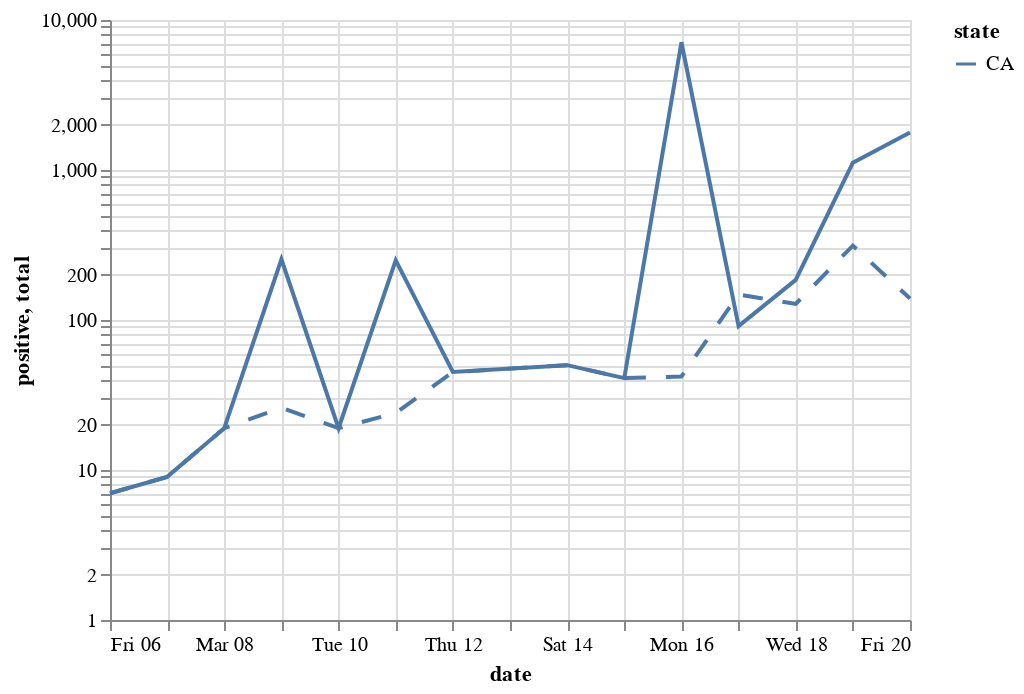

Notebook cell for this chart:
### Code cell
positive = alt.Chart(ca).mark_line(strokeDash=[10,10]).encode(
    alt.X('date'),
    alt.Y('positive', scale=alt.Scale(type='log')),
    color='state',
)
total = alt.Chart(ca).mark_line().encode(
    alt.X('date'),
    alt.Y('total', scale=alt.Scale(type='log')),
#     color='state',
)
positive + total

### Figure 1 — Vega-Lite specification as saved in the notebook (floating-point values rounded to 4 significant figures)
{"config": {"view": {"continuousWidth": 400, "continuousHeight": 300}}, "layer": [{"mark": {"type": "line", "strokeDash": [10, 10]}, "encoding": {"color": {"type": "nominal", "field": "state"}, "x": {"type": "temporal", "field": "date"}, "y": {"type": "quantitative", "field": "positive", "scale": {"type": "log"}}}}, {"mark": "line", "encoding": {"x": {"type": "temporal", "field": "date"}, "y": {"type": "quantitative", "field": "total", "scale": {"type": "log"}}}}], "data": {"name": "data-1326378c897cd6996c050c3da07ebe80"}, "$schema": "https://vega.github.io/schema/vega-lite/v4.0.2.json", "datasets": {"data-1326378c897cd6996c050c3da07ebe80": [{"date": "2020-03-06T00:00:00", "state": "CA", "positive_today": 60, "total_today": 522, "positive_yesterday": 53.0, "total_yesterday": 515.0, "positive": 7.0, "total": 7.0, "rate": 1.0, "population": 38330000.0}, {"date": "2020-03-07T00:00:00", "state": "CA", "positive_today": 69, "total_today": 531, "positive_yesterday": 60.0, "total_yesterday": 522.0, "positive": 9.0, "total": 9.0, "rate": 1.0, "population": 38330000.0}, {"date": "2020-03-08T00:00:00", "state": "CA", "positive_today": 88, "total_today": 550, "positive_yesterday": 69.0, "total_yesterday": 531.0, "positive": 19.0, "total": 19.0, "rate": 1.0, "population": 38330000.0}, {"date": "2020-03-09T00:00:00", "state": "CA", "positive_today": 114, "total_today": 804, "positive_yesterday": 88.0, "total_yesterday": 550.0, "positive": 26.0, "total": 254.0, "rate": 0.1024, "population": 38330000.0}, {"date": "2020-03-10T00:00:00", "state": "CA", "positive_today": 133, "total_today": 823, "positive_yesterday": 114.0, "total_yesterday": 804.0, "positive": 19.0, "total": 19.0, "rate": 1.0, "population": 38330000.0}, {"date": "2020-03-11T00:00:00", "state": "CA", "positive_today": 157, "total_today": 1073, "positive_yesterday": 133.0, "total_yesterday": 823.0, "positive": 24.0, "total": 250.0, "rate": 0.096, "population": 38330000.0}, {"date": "2020-03-12T00:00:00", "state": "CA", "positive_today": 202, "total_today": 1118, "positive_yesterday": 157.0, "total_yesterday": 1073.0, "positive": 45.0, "total": 45.0, "rate": 1.0, "population": 38330000.0}, {"date": "2020-03-14T00:00:00", "state": "CA", "positive_today": 252, "total_today": 1168, "positive_yesterday": 202.0, "total_yesterday": 1118.0, "positive": 50.0, "total": 50.0, "rate": 1.0, "population": 38330000.0}, {"date": "2020-03-15T00:00:00", "state": "CA", "positive_today": 293, "total_today": 1209, "positive_yesterday": 252.0, "total_yesterday": 1168.0, "positive": 41.0, "total": 41.0, "rate": 1.0, "population": 38330000.0}, {"date": "2020-03-16T00:00:00", "state": "CA", "positive_today": 335, "total_today": 8316, "positive_yesterday": 293.0, "total_yesterday": 1209.0, "positive": 42.0, "total": 7107.0, "rate": 0.00591, "population": 38330000.0}, {"date": "2020-03-17T00:00:00", "state": "CA", "positive_today": 483, "total_today": 8407, "positive_yesterday": 335.0, "total_yesterday": 8316.0, "positive": 148.0, "total": 91.0, "rate": 1.626, "population": 38330000.0}, {"date": "2020-03-18T00:00:00", "state": "CA", "positive_today": 611, "total_today": 8592, "positive_yesterday": 483.0, "total_yesterday": 8407.0, "positive": 128.0, "total": 185.0, "rate": 0.6919, "population": 38330000.0}, {"date": "2020-03-19T00:00:00", "state": "CA", "positive_today": 924, "total_today": 9711, "positive_yesterday": 611.0, "total_yesterday": 8592.0, "positive": 313.0, "total": 1119.0, "rate": 0.2797, "population": 38330000.0}, {"date": "2020-03-20T00:00:00", "state": "CA", "positive_today": 1063, "total_today": 11487, "positive_yesterday": 924.0, "total_yesterday": 9711.0, "positive": 139.0, "total": 1776.0, "rate": 0.07827, "population": 38330000.0}]}}
